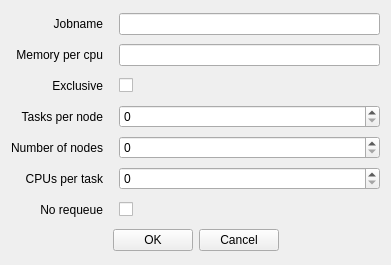
<?xml version="1.0" encoding="UTF-8"?>
<ui version="4.0">
 <class>resourceWindow</class>
 <widget class="QWidget" name="resourceWindow">
  <property name="geometry">
   <rect>
    <x>0</x>
    <y>0</y>
    <width>391</width>
    <height>265</height>
   </rect>
  </property>
  <property name="windowTitle">
   <string>Resource specification</string>
  </property>
  <layout class="QVBoxLayout" name="verticalLayout">
   <item>
    <layout class="QGridLayout" name="gridLayout" rowminimumheight="24,24,24,24,24,24,24">
     <property name="sizeConstraint">
      <enum>QLayout::SetMinAndMaxSize</enum>
     </property>
     <property name="verticalSpacing">
      <number>7</number>
     </property>
     <item row="0" column="0">
      <widget class="QLabel" name="label">
       <property name="text">
        <string>Jobname</string>
       </property>
       <property name="alignment">
        <set>Qt::AlignRight|Qt::AlignTrailing|Qt::AlignVCenter</set>
       </property>
       <property name="indent">
        <number>10</number>
       </property>
      </widget>
     </item>
     <item row="0" column="1">
      <widget class="QLineEdit" name="jobNameEdit"/>
     </item>
     <item row="1" column="0">
      <widget class="QLabel" name="label_2">
       <property name="text">
        <string>Memory per cpu</string>
       </property>
       <property name="alignment">
        <set>Qt::AlignRight|Qt::AlignTrailing|Qt::AlignVCenter</set>
       </property>
       <property name="indent">
        <number>10</number>
       </property>
      </widget>
     </item>
     <item row="1" column="1">
      <widget class="QLineEdit" name="memoryPerCpuEdit"/>
     </item>
     <item row="2" column="0">
      <widget class="QLabel" name="label_3">
       <property name="text">
        <string>Exclusive</string>
       </property>
       <property name="alignment">
        <set>Qt::AlignRight|Qt::AlignTrailing|Qt::AlignVCenter</set>
       </property>
       <property name="indent">
        <number>10</number>
       </property>
      </widget>
     </item>
     <item row="2" column="1">
      <widget class="QCheckBox" name="exclusiveCheck">
       <property name="layoutDirection">
        <enum>Qt::LeftToRight</enum>
       </property>
       <property name="text">
        <string/>
       </property>
      </widget>
     </item>
     <item row="3" column="0">
      <widget class="QLabel" name="label_4">
       <property name="text">
        <string>Tasks per node</string>
       </property>
       <property name="alignment">
        <set>Qt::AlignRight|Qt::AlignTrailing|Qt::AlignVCenter</set>
       </property>
       <property name="indent">
        <number>10</number>
       </property>
      </widget>
     </item>
     <item row="3" column="1">
      <widget class="QSpinBox" name="tasksPerNodeSpin"/>
     </item>
     <item row="4" column="0">
      <widget class="QLabel" name="label_5">
       <property name="text">
        <string>Number of nodes</string>
       </property>
       <property name="alignment">
        <set>Qt::AlignRight|Qt::AlignTrailing|Qt::AlignVCenter</set>
       </property>
       <property name="indent">
        <number>10</number>
       </property>
      </widget>
     </item>
     <item row="4" column="1">
      <widget class="QSpinBox" name="numberOfNodesSpin"/>
     </item>
     <item row="5" column="0">
      <widget class="QLabel" name="label_6">
       <property name="text">
        <string>CPUs per task</string>
       </property>
       <property name="alignment">
        <set>Qt::AlignRight|Qt::AlignTrailing|Qt::AlignVCenter</set>
       </property>
       <property name="indent">
        <number>10</number>
       </property>
      </widget>
     </item>
     <item row="5" column="1">
      <widget class="QSpinBox" name="cpuPerTaskSpin"/>
     </item>
     <item row="6" column="0">
      <widget class="QLabel" name="label_7">
       <property name="text">
        <string>No requeue</string>
       </property>
       <property name="alignment">
        <set>Qt::AlignRight|Qt::AlignTrailing|Qt::AlignVCenter</set>
       </property>
       <property name="indent">
        <number>10</number>
       </property>
      </widget>
     </item>
     <item row="6" column="1">
      <widget class="QCheckBox" name="noRequeueCheck">
       <property name="layoutDirection">
        <enum>Qt::LeftToRight</enum>
       </property>
       <property name="text">
        <string/>
       </property>
      </widget>
     </item>
    </layout>
   </item>
   <item>
    <layout class="QHBoxLayout" name="horizontalLayout">
     <item>
      <spacer name="horizontalSpacer">
       <property name="orientation">
        <enum>Qt::Horizontal</enum>
       </property>
       <property name="sizeHint" stdset="0">
        <size>
         <width>40</width>
         <height>20</height>
        </size>
       </property>
      </spacer>
     </item>
     <item>
      <widget class="QPushButton" name="okButton">
       <property name="text">
        <string>OK</string>
       </property>
      </widget>
     </item>
     <item>
      <widget class="QPushButton" name="cancelButton">
       <property name="text">
        <string>Cancel</string>
       </property>
      </widget>
     </item>
     <item>
      <spacer name="horizontalSpacer_2">
       <property name="orientation">
        <enum>Qt::Horizontal</enum>
       </property>
       <property name="sizeHint" stdset="0">
        <size>
         <width>40</width>
         <height>20</height>
        </size>
       </property>
      </spacer>
     </item>
    </layout>
   </item>
  </layout>
 </widget>
 <resources/>
 <connections/>
</ui>
